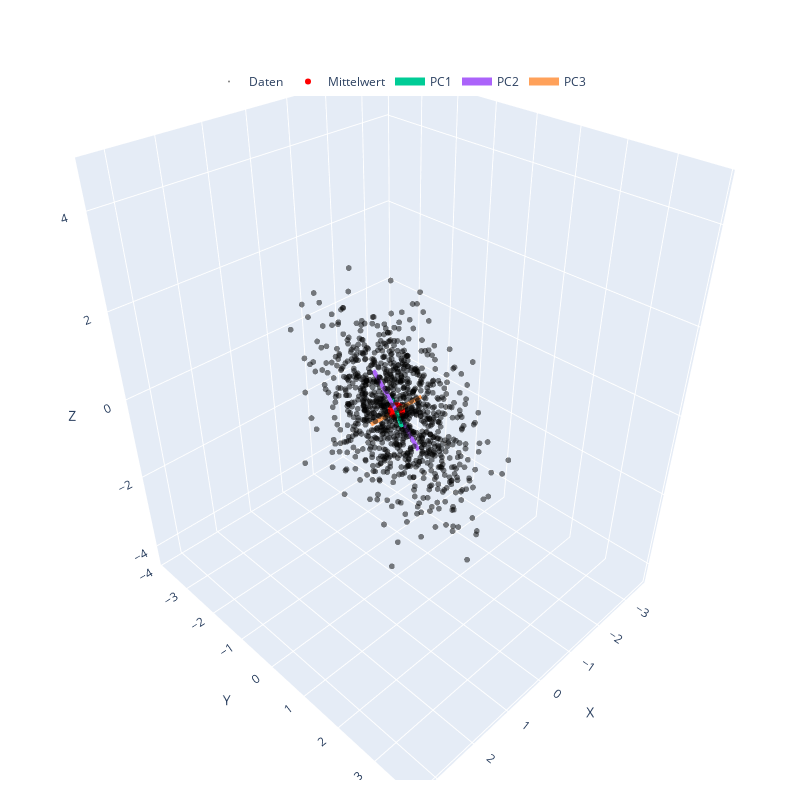

Source (notebook cell):
### Markdown cell above
## 4. Investigation in 3D

### (a) PCA and 3D Visualization (3 Points)
- Perform **PCA** on the `data3d`.
- Plot the original data points in **3D**, along with the **eigenvectors** of the covariance matrix.
- **Describe the relationships** between:
  - The **covariance matrix**
  - The **eigenvalues**
  - The **eigenvectors**

### Code cell
data = data3d
# print covariance matrix
C = ourCov(data)
print(C)
# Apply PCA to 3D data
data_pca, eigVec, eigVal, mean = pca(data)
# plot using the plot3DPCA function
plot3DPCA(data, mean, eigVec, eigVal)

### Figure 1 — Plotly figure (JSON) as saved in the notebook; plotly's stock layout.template omitted (floating-point values rounded to 4 significant figures; data arrays with more than 128 entries replaced by an {"elided": "..."} marker saying what was removed)
{"data": [{"marker": {"color": "black", "opacity": 0.5, "size": 2}, "mode": "markers", "name": "Daten", "type": "scatter3d", "x": {"elided": "1000 float values"}, "y": {"elided": "1000 float values"}, "z": {"elided": "1000 float values"}}, {"marker": {"color": "red", "size": 6}, "mode": "markers", "name": "Mittelwert", "type": "scatter3d", "x": [-0.03112], "y": [-0.0357], "z": [-0.04833]}, {"line": {"width": 8}, "mode": "lines", "name": "PC1", "type": "scatter3d", "x": [-0.9342, 0.872], "y": [-1.091, 1.02], "z": [-0.6836, 0.5869]}, {"line": {"width": 8}, "mode": "lines", "name": "PC2", "type": "scatter3d", "x": [-0.1259, 0.06365], "y": [0.4924, -0.5638], "z": [-0.791, 0.6943]}, {"line": {"width": 8}, "mode": "lines", "name": "PC3", "type": "scatter3d", "x": [-0.4837, 0.4214], "y": [0.2111, -0.2825], "z": [0.1849, -0.2816]}], "layout": {"height": 800, "legend": {"orientation": "h", "x": 0.5, "xanchor": "center", "y": 0.9, "yanchor": "bottom"}, "margin": {"b": 20, "l": 20, "r": 20, "t": 20}, "scene": {"aspectmode": "data", "xaxis": {"title": {"text": "X"}}, "yaxis": {"title": {"text": "Y"}}, "zaxis": {"title": {"text": "Z"}}}, "width": 800}}
